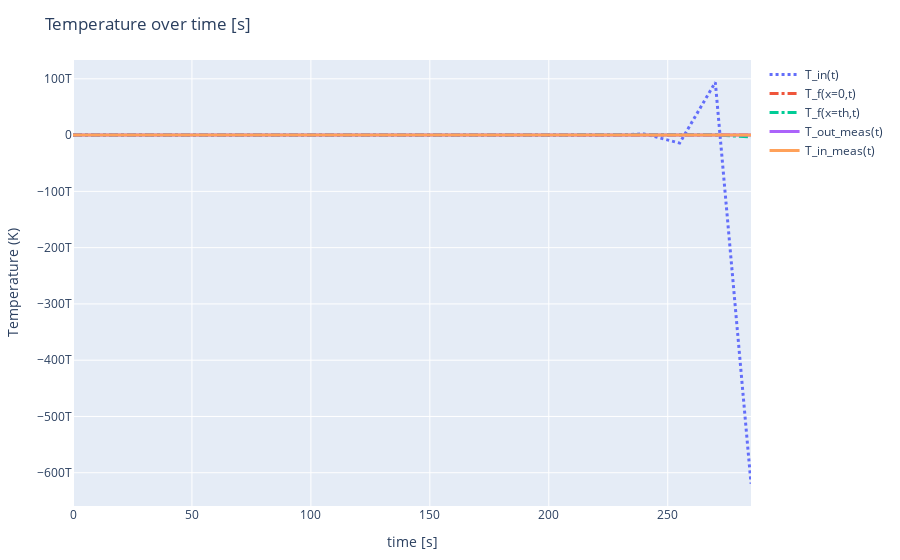

The notebook cell saved with this chart:
### Code cell
labels = ["T_in(t)","T_f(x=0,t)", "T_f(x=th,t)","T_out_meas(t)","T_in_meas(t)"];
vals = [T_in[1:end-1], T_f[1, 1:end-1],  T_f[end, 1:end-1], T_out_meas[1:end-1], T_in_meas[1:end-1]]
linewidths = [3,3,3, 3,3]
dashtypes = ["dot", "dashdot",  "dashdot", "none", "none"]


traces = [PlotlyJS.scatter(x=vec(time_val),  y=val, mode="lines", name=label, line=attr(width=lw, dash=dt)) for (val,label, lw, dt) in zip(vals, labels, linewidths, dashtypes)];


p3 = PlotlyJS.plot(traces, Layout(;title="Temperature over time [s]", showlegend=true, xaxis_title=" time [s]", yaxis_title="Temperature (K)" ),  config=PlotConfig(scrollZoom=false));
p3

### Figure 1 — Plotly figure (JSON) as saved in the notebook; plotly's stock layout.template omitted (floating-point values rounded to 4 significant figures)
{"data": [{"line": {"dash": "dot", "width": 3}, "mode": "lines", "name": "T_in(t)", "type": "scatter", "x": [0, 15, 30, 45, 60, 75, 90, 105, 120, 135, 150, 165, 180, 195, 210, 225, 240, 255, 270, 285, 300], "y": [298.5, 297.3, 305.5, 250.9, 611.7, -1771.0, 13960.0, -89910.0, 595900.0, -3933000.0, 25970000.0, -171500000.0, 1132000000.0, -7475000000.0, 49360000000.0, -325900000000.0, 2152000000000.0, -14210000000000.0, 93820000000000.0, -619500000000000.0]}, {"line": {"dash": "dashdot", "width": 3}, "mode": "lines", "name": "T_f(x=0,t)", "type": "scatter", "x": [0, 15, 30, 45, 60, 75, 90, 105, 120, 135, 150, 165, 180, 195, 210, 225, 240, 255, 270, 285, 300], "y": [296.5, 296.6, 296.8, 296.8, 296.9, 297.0, 297.0, 297.1, 297.1, 297.2, 297.2, 297.2, 297.2, 297.2, 297.2, 297.2, 297.3, 297.3, 297.3, 297.3]}, {"line": {"dash": "dashdot", "width": 3}, "mode": "lines", "name": "T_f(x=th,t)", "type": "scatter", "x": [0, 15, 30, 45, 60, 75, 90, 105, 120, 135, 150, 165, 180, 195, 210, 225, 240, 255, 270, 285, 300], "y": [298.5, 298.5, 298.6, 298.3, 300.3, 287.1, 373.8, -198.6, 3581.0, -21370.0, 143400.0, -944600.0, 6239000.0, -41190000.0, 272000000.0, -1796000000.0, 11860000000.0, -78300000000.0, 517000000000.0, -3414000000000.0]}, {"line": {"dash": "none", "width": 3}, "mode": "lines", "name": "T_out_meas(t)", "type": "scatter", "x": [0, 15, 30, 45, 60, 75, 90, 105, 120, 135, 150, 165, 180, 195, 210, 225, 240, 255, 270, 285, 300], "y": [296.5, 296.5, 296.5, 296.5, 296.5, 296.5, 296.5, 296.5, 296.5, 296.5, 296.5, 296.5, 296.5, 296.5, 296.5, 296.5, 296.5, 296.5, 296.5, 296.5]}, {"line": {"dash": "none", "width": 3}, "mode": "lines", "name": "T_in_meas(t)", "type": "scatter", "x": [0, 15, 30, 45, 60, 75, 90, 105, 120, 135, 150, 165, 180, 195, 210, 225, 240, 255, 270, 285, 300], "y": [298.5, 298.5, 298.5, 298.5, 298.5, 298.5, 298.5, 298.5, 298.5, 298.5, 298.5, 298.5, 298.5, 298.5, 298.5, 298.5, 298.5, 298.5, 298.5, 298.5]}], "layout": {"margin": {"b": 50, "l": 50, "r": 50, "t": 60}, "showlegend": true, "title": "Temperature over time [s]", "xaxis": {"title": {"text": " time [s]"}}, "yaxis": {"title": {"text": "Temperature (K)"}}}}
